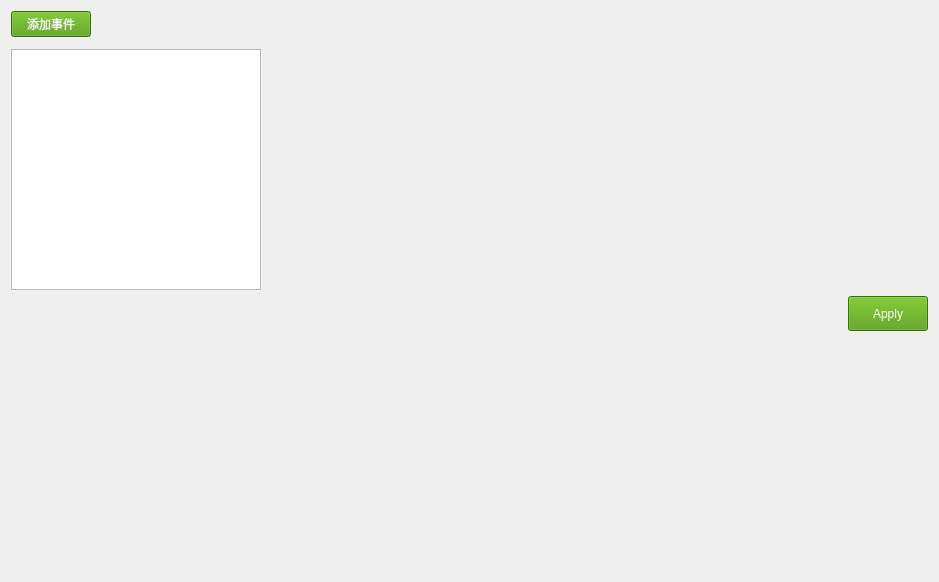
<?xml version="1.0" encoding="UTF-8"?>
<ui version="4.0">
 <class>EventReportWidget</class>
 <widget class="QWidget" name="EventReportWidget">
  <property name="geometry">
   <rect>
    <x>0</x>
    <y>0</y>
    <width>939</width>
    <height>582</height>
   </rect>
  </property>
  <property name="windowTitle">
   <string>Form</string>
  </property>
  <property name="styleSheet">
   <string notr="true">QPushButton#btn_addEvent,#btn_apply{
	background-color: rgb(78, 154, 6);
   color:white;
}</string>
  </property>
  <layout class="QVBoxLayout" name="verticalLayout_3">
   <item>
    <layout class="QHBoxLayout" name="horizontalLayout">
     <item>
      <widget class="QPushButton" name="btn_addEvent">
       <property name="text">
        <string>添加事件</string>
       </property>
      </widget>
     </item>
     <item>
      <spacer name="horizontalSpacer">
       <property name="orientation">
        <enum>Qt::Horizontal</enum>
       </property>
       <property name="sizeHint" stdset="0">
        <size>
         <width>40</width>
         <height>20</height>
        </size>
       </property>
      </spacer>
     </item>
    </layout>
   </item>
   <item>
    <widget class="QWidget" name="editArea_wid" native="true">
     <layout class="QVBoxLayout" name="verticalLayout">
      <property name="spacing">
       <number>0</number>
      </property>
      <property name="leftMargin">
       <number>0</number>
      </property>
      <property name="topMargin">
       <number>0</number>
      </property>
      <property name="rightMargin">
       <number>0</number>
      </property>
      <property name="bottomMargin">
       <number>0</number>
      </property>
     </layout>
    </widget>
   </item>
   <item>
    <layout class="QHBoxLayout" name="horizontalLayout_2">
     <item>
      <widget class="QListWidget" name="listWidget">
       <property name="minimumSize">
        <size>
         <width>250</width>
         <height>0</height>
        </size>
       </property>
       <property name="maximumSize">
        <size>
         <width>250</width>
         <height>16777215</height>
        </size>
       </property>
      </widget>
     </item>
     <item>
      <widget class="QWidget" name="content_wid" native="true">
       <layout class="QVBoxLayout" name="verticalLayout_2">
        <property name="spacing">
         <number>0</number>
        </property>
        <property name="leftMargin">
         <number>0</number>
        </property>
        <property name="topMargin">
         <number>0</number>
        </property>
        <property name="rightMargin">
         <number>0</number>
        </property>
        <property name="bottomMargin">
         <number>0</number>
        </property>
        <item>
         <layout class="QVBoxLayout" name="verticalLayout_content"/>
        </item>
       </layout>
      </widget>
     </item>
    </layout>
   </item>
   <item>
    <layout class="QHBoxLayout" name="horizontalLayout_3">
     <item>
      <spacer name="horizontalSpacer_2">
       <property name="orientation">
        <enum>Qt::Horizontal</enum>
       </property>
       <property name="sizeHint" stdset="0">
        <size>
         <width>40</width>
         <height>20</height>
        </size>
       </property>
      </spacer>
     </item>
     <item>
      <widget class="QPushButton" name="btn_apply">
       <property name="minimumSize">
        <size>
         <width>0</width>
         <height>35</height>
        </size>
       </property>
       <property name="maximumSize">
        <size>
         <width>80</width>
         <height>35</height>
        </size>
       </property>
       <property name="text">
        <string>Apply</string>
       </property>
      </widget>
     </item>
    </layout>
   </item>
   <item>
    <spacer name="verticalSpacer">
     <property name="orientation">
      <enum>Qt::Vertical</enum>
     </property>
     <property name="sizeHint" stdset="0">
      <size>
       <width>20</width>
       <height>232</height>
      </size>
     </property>
    </spacer>
   </item>
  </layout>
 </widget>
 <resources/>
 <connections/>
</ui>
